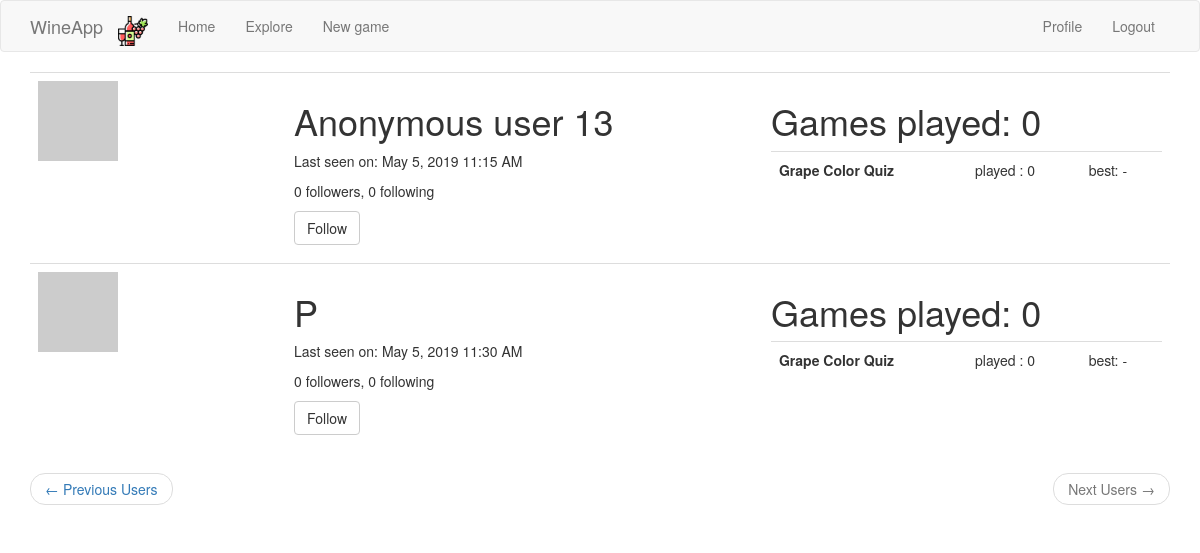
Page /explore_users?page=2 (signed in) on the earlier database version.
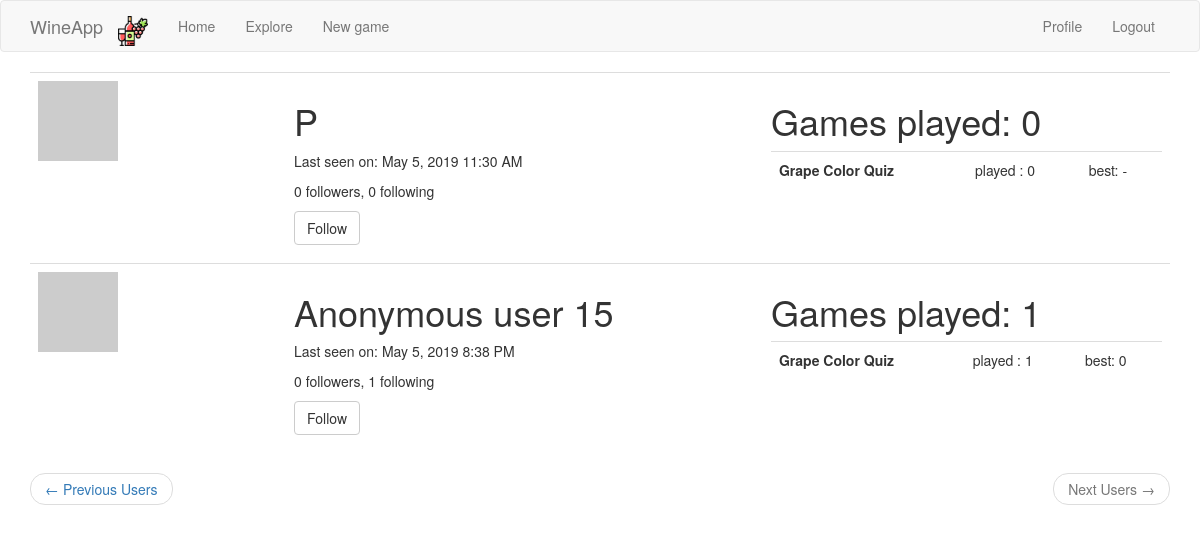
Same page on the later database version.
### app/models.py (models this page shows, shortened)
class User(UserMixin, db.Model):
    id = db.Column(db.Integer, primary_key=True)
    username = db.Column(db.String(64), index=True, unique=True)
    email = db.Column(db.String(120), index=True, unique=True)
    password_hash = db.Column(db.String(128))
    posts = db.relationship('Post', backref='author', lazy='dynamic')
    about_me = db.Column(db.String(140))
    last_seen = db.Column(db.DateTime, default=datetime.utcnow)
    followed = db.relationship(
        'User', secondary=followers,
        primaryjoin=(followers.c.follower_id == id),
        secondaryjoin=(followers.c.followed_id == id),
        backref=db.backref('followers', lazy='dynamic'), lazy='dynamic')
    def avatar(self, size):
        digest = md5(self.email.lower().encode('utf-8')).hexdigest()
        return 'https://www.gravatar.com/avatar/{}?d=identicon&s={}'.format(
            digest, size)
    def is_following(self, user_):
        return self.followed.filter(
            followers.c.followed_id == user_.id).count() > 0

### app/main/routes.py (the view)
@bp.route('/explore_users', methods=['GET', 'POST'])
@login_required
def explore_users():
    page = request.args.get('page', 1, type=int)
    users = User.query.order_by(User.id.asc()).paginate(
        page, current_app.config['USERS_PER_PAGE'], False)
    next_url = url_for('main.explore_users', page=users.next_num) \
        if users.has_next else None
    prev_url = url_for('main.explore_users', page=users.prev_num) \
        if users.has_prev else None
    games_stats = {u.id: get_player_stats(u) for u in users.items}
    return render_template('explore_users.html',
                           users=users.items,
                           games_stats=games_stats,
                           prev_url=prev_url,
                           next_url=next_url)

### app/main/routes.py (called while the page is built)
@bp.before_app_request
def before_request():
    if current_user.is_authenticated:
        current_user.last_seen = datetime.utcnow()
        db.session.commit()
    g.locale = str(get_locale())

### app/models.py (called while the page is built)
@login.user_loader
def load_user(id):
    return User.query.get(int(id))

def get_player_stats(user_):
    games = Game.query.filter_by(player_id=user_.id).all()
    games_per_type = {}
    for game_type, game_name in current_app.config['GAMES_TO_NAMES'].items():
        games_per_type[(game_type, game_name)] = [game for game in games if game.game_type == game_type]
    summary_per_type = []
    for (game_type, game_name), games in games_per_type.items():
        summary_per_type.append(
            {
                'name': game_name,
                'type': game_type,
                'nb_played': len(games),
                'best': max(games, key=lambda x: x.score).score if len(games) > 0 else '-'
            }
        )
        return summary_per_type, len(games)

### app/templates/explore_users.html
{% extends "base.html" %}
{% block app_content %}
<table class="table table-hover">
     {% for user in users %}
        {% include '_user.html' %}
    {% endfor %}
</table>
<nav aria-label="...">
    <ul class="pager">
        <li class="previous{% if not prev_url %} disabled{% endif %}">
            <a href="{{ prev_url or '#' }}">
                <span aria-hidden="true">&larr;</span> {{ _('Previous Users') }}
            </a>
        </li>
        <li class="next{% if not next_url %} disabled{% endif %}">
            <a href="{{ next_url or '#' }}">
                {{ _('Next Users') }} <span aria-hidden="true">&rarr;</span>
            </a>
        </li>
    </ul>
</nav>
{% endblock %}

### app/templates/_user.html (shortened to what this page needs)
<tr onclick="window.location='{{ url_for('main.user', username=user.username) }}'">
    <td width="256px"><img src="{{ user.avatar(256) }}"></td>
    <td>
        <h1>{{ user.username.capitalize() }}</h1>
        {% if user.last_seen %}
        <p>{{ _('Last seen on') }}: {{ moment(user.last_seen).format('LLL') }}</p>
        {% endif %}
        <p>{{ _('%(count)d followers', count=user.followers.count()) }}, {{ _('%(count)d following',
            count=user.followed.count()) }}</p>
        {% if user == current_user %}
        <p><a class="btn btn-default" href="{{ url_for('main.edit_profile') }}">{{ _('Edit your profile') }}</a></p>
        {% elif not current_user.is_following(user) %}
        <p><a class="btn btn-default" href="{{ url_for('main.follow', username=user.username) }}">{{ _('Follow') }}</a></p>
        {% else %}
        <p><a class="btn btn-default" href="{{ url_for('main.unfollow', username=user.username) }}">{{ _('Unfollow') }}</a></p>
        {% endif %}
    </td>
    <td>
        <h1>Games played: {{ games_stats[user.id][1] }}</h1>
        <table class="table table-hover">
            {% for game in games_stats[user.id][0] %}
            <tr>
                <th>{{ game.name }}</th>
                <td>played : {{ game.nb_played }}</td>
                <td>best: {{ game.best }}</td>
                {% endfor %}
            </tr>
        </table>
    </td>
</tr>

Differences in the rows shown:
no longer on this page (row unchanged): User: username "Anonymous user 13", last_seen "May 5, 2019 11:15 AM", games_stats "0", name "Grape Color Quiz", nb_played "0", best "-"
added User: username "Anonymous user 15", last_seen "May 5, 2019 8:38 PM", games_stats "1", name "Grape Color Quiz", nb_played "1", best "0"
